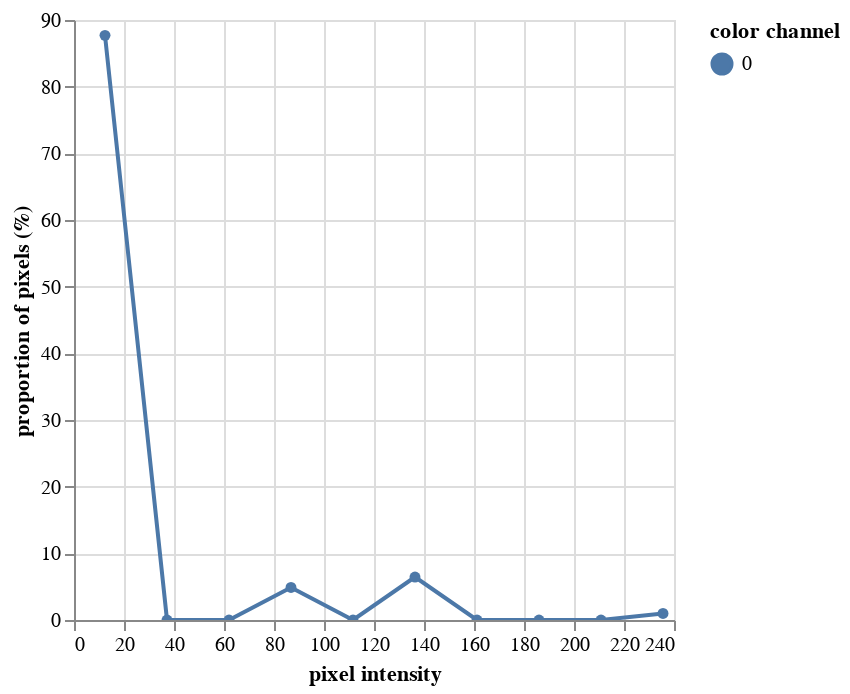

Write notebook code for a chart like this one.
### Code cell
#plot histogram of data to more easily select a threshold.
# Please note this step would not be included in a workflow when run in parallel

hist_figure1= pcv.visualize.histogram(l, bins=10)

### Figure 1 — Vega-Lite specification as saved in the notebook (floating-point values rounded to 4 significant figures)
{"config": {"view": {"continuousWidth": 300, "continuousHeight": 300}}, "data": {"name": "data-47fd54545a0c46e23a4b919eb41b44e2"}, "mark": {"type": "line", "point": true}, "encoding": {"color": {"field": "color channel", "type": "nominal"}, "tooltip": [{"field": "pixel intensity", "type": "quantitative"}, {"field": "proportion of pixels (%)", "type": "quantitative"}], "x": {"field": "pixel intensity", "type": "quantitative"}, "y": {"field": "proportion of pixels (%)", "type": "quantitative"}}, "params": [{"name": "param_10", "select": {"type": "interval", "encodings": ["x", "y"]}, "bind": "scales"}], "$schema": "https://vega.github.io/schema/vega-lite/v5.17.0.json", "datasets": {"data-47fd54545a0c46e23a4b919eb41b44e2": [{"pixel intensity": 12.4, "proportion of pixels (%)": 87.7, "hist_count": 449, "color channel": "0"}, {"pixel intensity": 37.2, "proportion of pixels (%)": 0.0, "hist_count": 0, "color channel": "0"}, {"pixel intensity": 62.0, "proportion of pixels (%)": 0.0, "hist_count": 0, "color channel": "0"}, {"pixel intensity": 86.8, "proportion of pixels (%)": 4.883, "hist_count": 25, "color channel": "0"}, {"pixel intensity": 111.6, "proportion of pixels (%)": 0.0, "hist_count": 0, "color channel": "0"}, {"pixel intensity": 136.4, "proportion of pixels (%)": 6.445, "hist_count": 33, "color channel": "0"}, {"pixel intensity": 161.2, "proportion of pixels (%)": 0.0, "hist_count": 0, "color channel": "0"}, {"pixel intensity": 186.0, "proportion of pixels (%)": 0.0, "hist_count": 0, "color channel": "0"}, {"pixel intensity": 210.8, "proportion of pixels (%)": 0.0, "hist_count": 0, "color channel": "0"}, {"pixel intensity": 235.6, "proportion of pixels (%)": 0.9766, "hist_count": 5, "color channel": "0"}]}}
